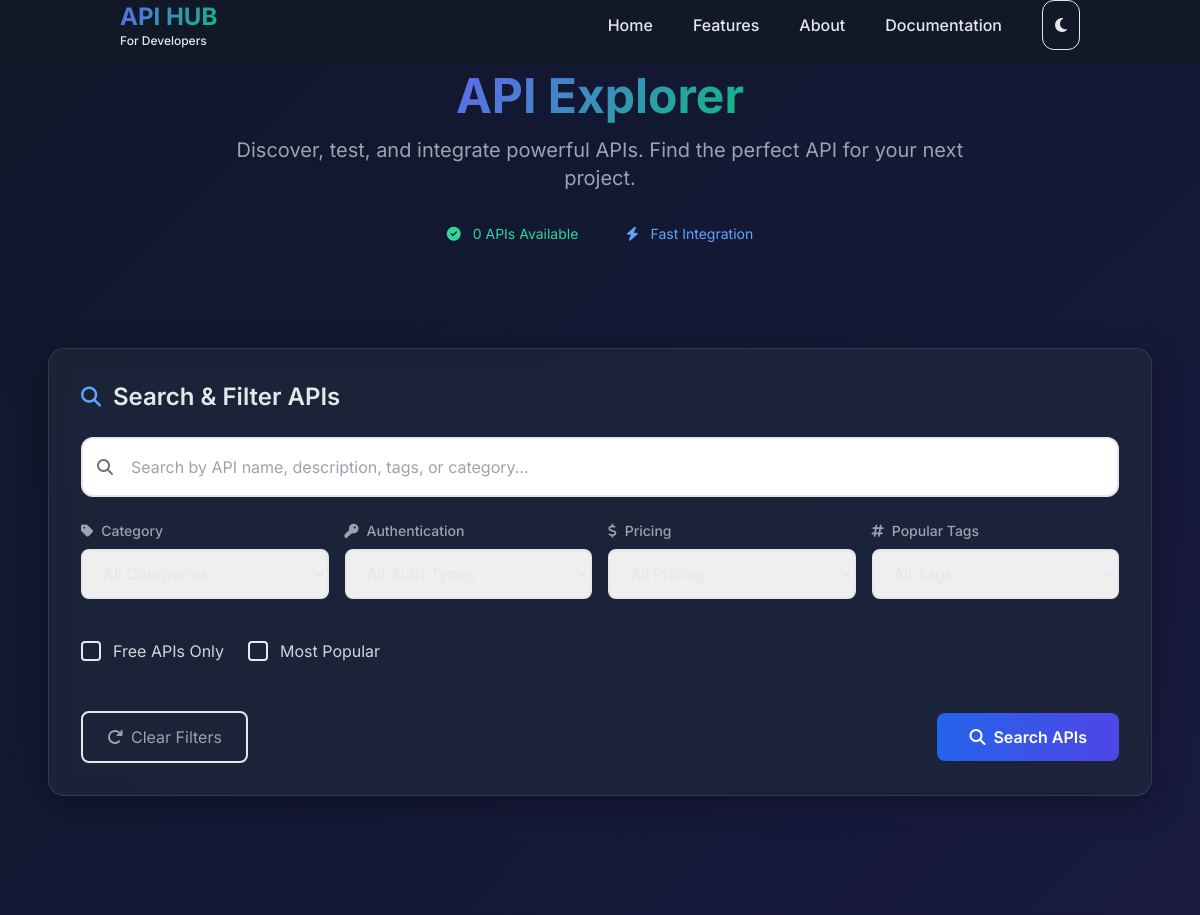
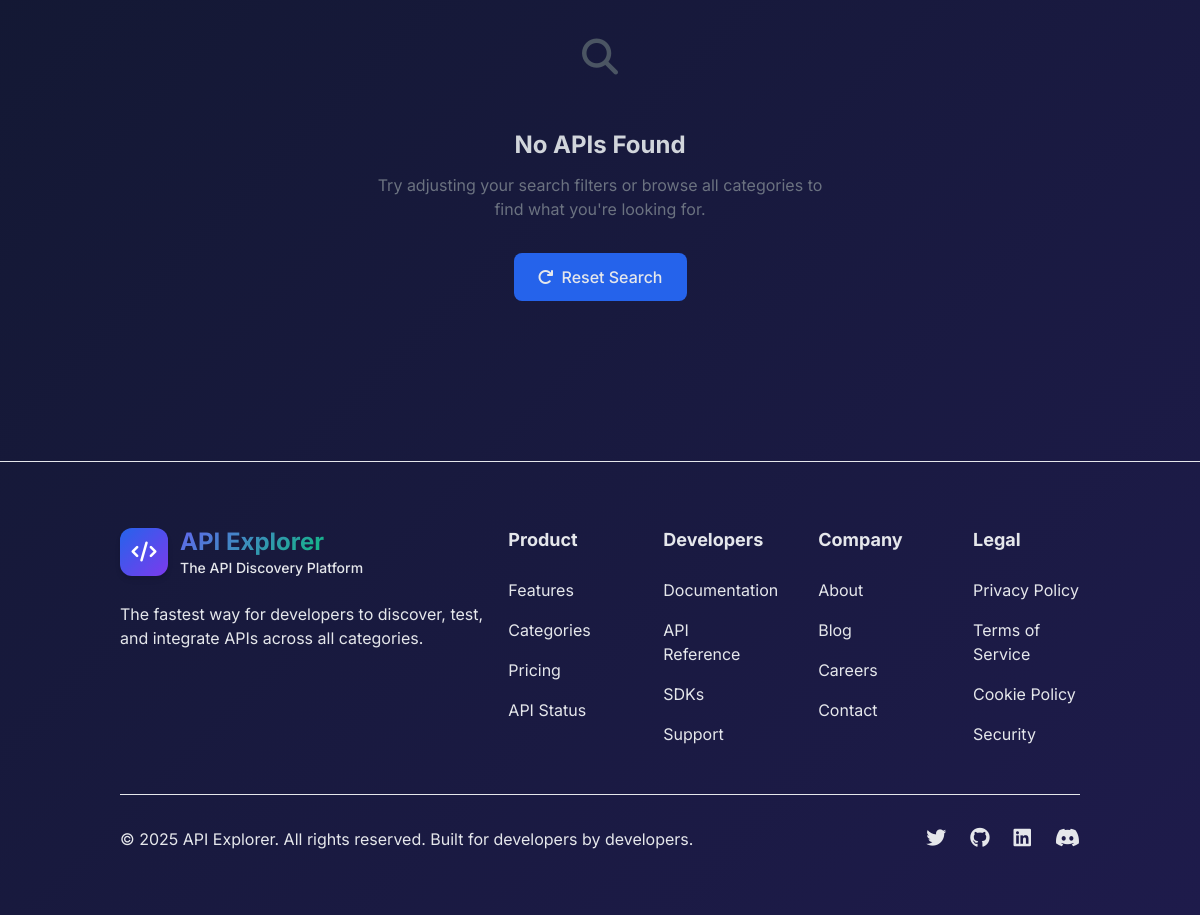
Before: /home/ with the older database file (2 pictures, top to bottom).
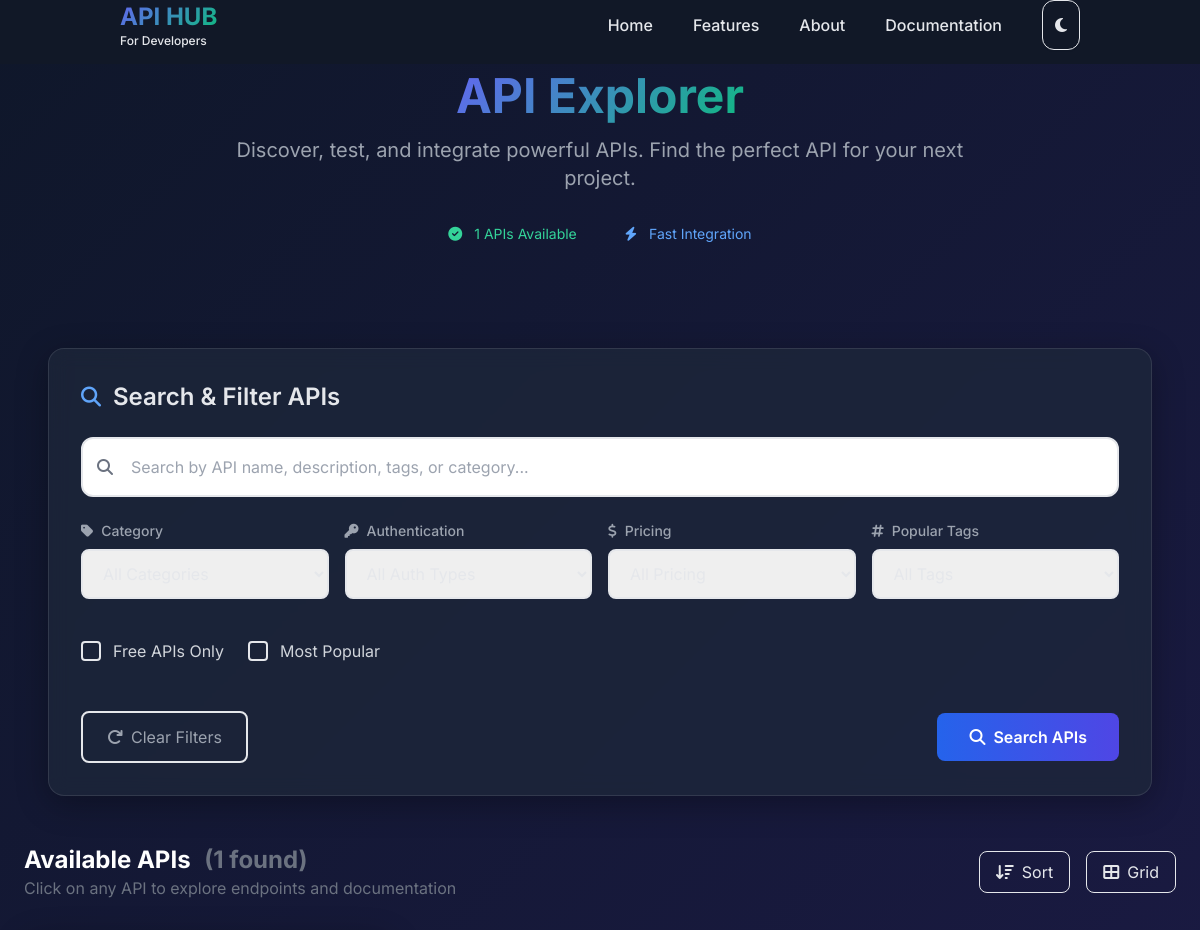
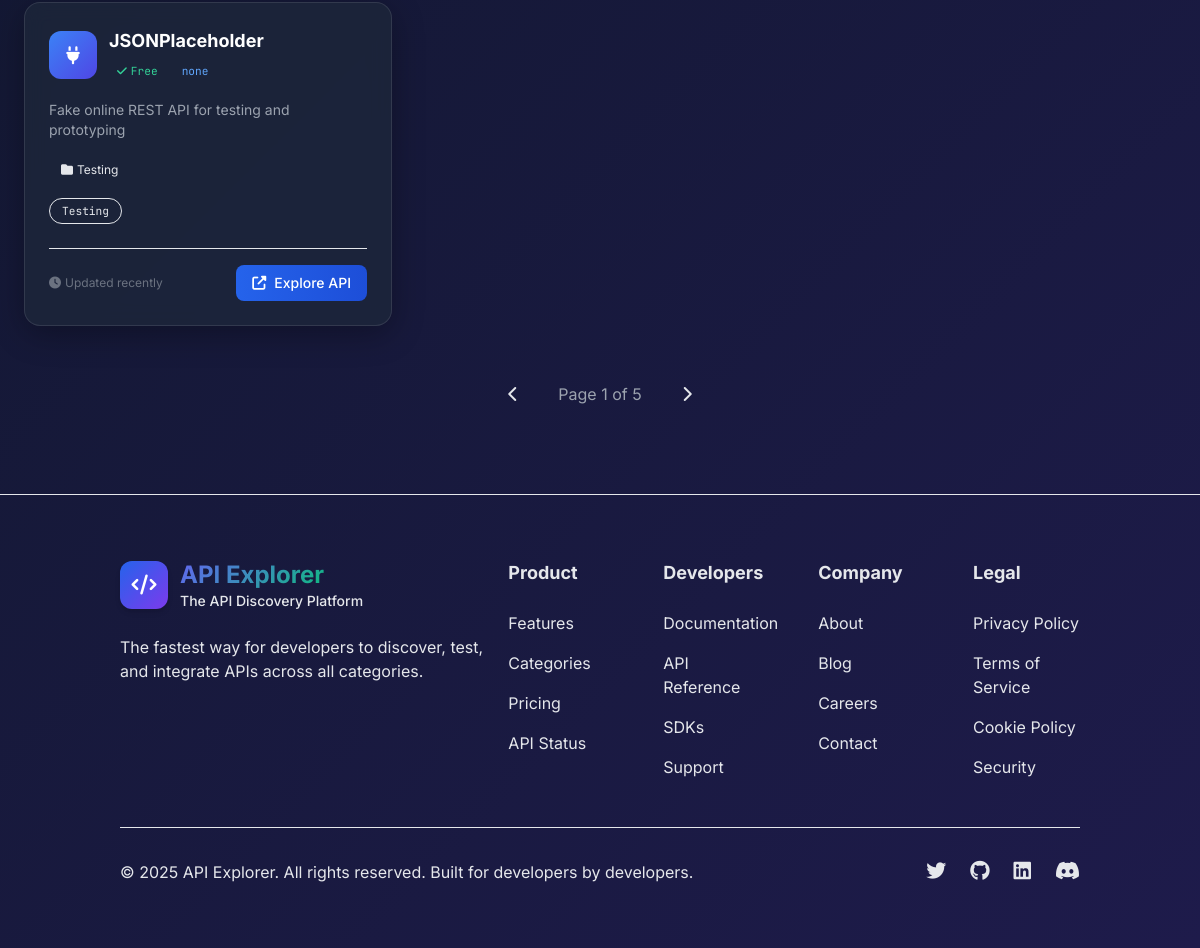
After: the same page with the newer database file (2 pictures, top to bottom).
### api/models.py (models this page shows, shortened)
class PublicAPI(models.Model):
    id = models.AutoField(primary_key=True)
    name = models.CharField(max_length=150)
    slug = models.SlugField(unique=True)
    category = models.ForeignKey(
        Category,
        on_delete=models.CASCADE,
        related_name='apis'
    )
    tags = models.ManyToManyField(
        Tag,
        related_name='apis'
    )
    auth = models.CharField(
        max_length=30,
        choices=AUTH_CHOICES,
        default='none'
    )
    meta_description = models.CharField(max_length=160)
    api_url = models.URLField()
    document_url = models.URLField()
    https_support = models.BooleanField(default=False)
    cors = models.BooleanField(default=False)
    auth_header = models.BooleanField(default=False)
    auth_query_param = models.BooleanField(default=False)
    auth_basic_auth = models.BooleanField(default=False)
    auth_cookie = models.BooleanField(default=False)
    auth_digest = models.BooleanField(default=False)
    is_free = models.BooleanField(default=False)
    description = models.TextField()
    created_at = models.DateTimeField(auto_now_add=True)
    updated_at = models.DateTimeField(auto_now=True)

class Category(models.Model):
    id = models.AutoField(primary_key=True)
    name = models.CharField(max_length=20)
    slug = models.SlugField(unique=True)

class Tag(models.Model):
    id = models.AutoField(primary_key=True)
    name = models.CharField(max_length=20)
    slug = models.SlugField(unique=True)

### api/views.py (the view, shortened to what this page needs)
# urls.py: path('home/', home, name='home'),
def home(request):
    apis = PublicAPI.objects.all().select_related('category').prefetch_related('tags')
    categories = Category.objects.annotate(api_count=Count('apis')).order_by('-api_count')
    trending_apis = apis.order_by('-created_at')[:6]
    query = request.GET.get('q', '')
    category_slug = request.GET.get('category')
    if category_slug:
        apis = apis.filter(category__slug=category_slug)
    auth_type = request.GET.get('auth')
    if auth_type:
        apis = apis.filter(auth=auth_type)
    if request.GET.get('is_free') == '1':
        apis = apis.filter(is_free=True)
    sort_by = request.GET.get('sort', 'created_at')
    if sort_by == 'name':
        apis = apis.order_by('name')
    elif sort_by == 'free':
        apis = apis.order_by('-is_free', 'name')
    else:
        apis = apis.order_by('-created_at')
    paginator = Paginator(apis, 12)
    page_number = request.GET.get('page')
    page_obj = paginator.get_page(page_number)
    context = {
        'apis': page_obj,
        'categories': categories,
        'trending_apis': trending_apis,
        'query': query,
        'total_apis': apis.count(),
        'category_slug': category_slug,
        'auth_type': auth_type,
        'page_obj': page_obj,
    }
    return render(request, 'screen/home.html', context)

### templates/screen/home.html (shortened to what this page needs)
{% load static %}
<!DOCTYPE html>
<html lang="en">
<head>
    <link href="https://cdn.jsdelivr.net/npm/tailwindcss@2.2.19/dist/tailwind.min.css" rel="stylesheet">
    <link rel="stylesheet" href="https://cdnjs.cloudflare.com/ajax/libs/font-awesome/6.4.0/css/all.min.css">
</head>
<body class="min-h-screen text-gray-200">
{% include 'component/login/after_login.html' %}
<section class="max-w-7xl mx-auto px-6 py-12 mt-6">
    <div class="text-center mb-12">
        <h1 class="text-5xl font-bold mb-4">
            <span class="gradient-text">API Explorer</span>
        </h1>
        <p class="text-xl text-gray-400 max-w-3xl mx-auto">
            Discover, test, and integrate powerful APIs. Find the perfect API for your next project.
        </p>
        <div class="mt-6 flex items-center justify-center space-x-4">
            <span class="px-4 py-2 bg-green-900/30 text-green-400 rounded-full text-sm">
                <i class="fas fa-check-circle mr-2"></i> {{ apis|length }} APIs Available
            </span>
            <span class="px-4 py-2 bg-blue-900/30 text-blue-400 rounded-full text-sm">
                <i class="fas fa-bolt mr-2"></i> Fast Integration
            </span>
        </div>
    </div>
</section>
<section class="max-w-6xl mx-auto px-6">
    <div class="glass-card rounded-2xl p-8 mb-12">
        <div class="flex items-center mb-6">
            <i class="fas fa-search text-blue-400 text-xl mr-3"></i>
            <h2 class="text-2xl font-semibold">Search & Filter APIs</h2>
        </div>
        <form method="GET" class="space-y-6">
            <div class="relative">
                <div class="absolute inset-y-0 left-0 pl-4 flex items-center pointer-events-none">
                </div>
                <input
                    type="text"
                    name="q"
                    value="{{ query }}"
                    placeholder="Search by API name, description, tags, or category..."
                    class="w-full pl-12 pr-4 py-4 rounded-xl bg-slate-900/80 border-2 border-slate-700 focus:outline-none focus:border-blue-500 focus:ring-2 focus:ring-blue-500/30 transition-all"
                >
            </div>
            <div class="grid grid-cols-1 md:grid-cols-4 gap-4">
                <div>
                    <label class="block text-sm font-medium text-gray-400 mb-2">
                        <i class="fas fa-tag mr-2"></i>Category
                    </label>
                    <select name="category"
                        class="w-full px-4 py-3 rounded-lg bg-slate-900/80 border-2 border-slate-700 focus:border-blue-500 focus:outline-none">
                        <option value="">All Categories</option>
                    </select>
                </div>
                <div>
                    <label class="block text-sm font-medium text-gray-400 mb-2">
                        <i class="fas fa-key mr-2"></i>Authentication
                    </label>
                    <select name="auth"
                        class="w-full px-4 py-3 rounded-lg bg-slate-900/80 border-2 border-slate-700 focus:border-blue-500 focus:outline-none">
                        <option value="">All Auth Types</option>
                    </select>
                </div>
                <div>
                    <label class="block text-sm font-medium text-gray-400 mb-2">
                        <i class="fas fa-dollar-sign mr-2"></i>Pricing
                    </label>
                    <select name="pricing"
                        class="w-full px-4 py-3 rounded-lg bg-slate-900/80 border-2 border-slate-700 focus:border-blue-500 focus:outline-none">
                        <option value="">All Pricing</option>
                    </select>
                </div>
                <div>
                    <label class="block text-sm font-medium text-gray-400 mb-2">
                        <i class="fas fa-hashtag mr-2"></i>Popular Tags
                    </label>
                    <select name="tag"
                        class="w-full px-4 py-3 rounded-lg bg-slate-900/80 border-2 border-slate-700 focus:border-blue-500 focus:outline-none">
                        <option value="">All Tags</option>
                    </select>
                </div>
            </div>
            <div class="flex flex-wrap items-center gap-6 pt-4">
                <label class="flex items-center space-x-3 cursor-pointer group">
                    <div class="relative">
                        <div class="w-5 h-5 bg-slate-800 border-2 border-slate-600 rounded peer-checked:bg-blue-600 peer-checked:border-blue-600 transition">
                        </div>
                    </div>
                    <span class="text-gray-300 group-hover:text-white transition">Free APIs Only</span>
                </label>
                <label class="flex items-center space-x-3 cursor-pointer group">
                    <div class="relative">
                        <div class="w-5 h-5 bg-slate-800 border-2 border-slate-600 rounded peer-checked:bg-green-600 peer-checked:border-green-600 transition">
                        </div>
                    </div>
                    <span class="text-gray-300 group-hover:text-white transition">Most Popular</span>
                </label>
            </div>
            <div class="flex items-center justify-between pt-6">
                <button type="reset"
                    class="px-6 py-3 rounded-lg border-2 border-slate-700 hover:border-slate-500 text-gray-400 hover:text-white transition">
                    <i class="fas fa-redo mr-2"></i>Clear Filters
                </button>
                <button type="submit"
                    class="px-8 py-3 bg-gradient-to-r from-blue-600 to-indigo-600 hover:from-blue-700 hover:to-indigo-700 rounded-lg font-semibold text-white transition-all transform hover:scale-105">
                    <i class="fas fa-search mr-2"></i>Search APIs
                </button>
            </div>
        </form>
    </div>
</section>
<section class="max-w-7xl mx-auto px-6 pb-20">
    {% if apis %}
        <div class="flex items-center justify-between mb-8">
            <div>
                <h2 class="text-2xl font-bold">
                    <span class="text-white">Available APIs</span>
                    <span class="text-gray-500 ml-2">({{ apis|length }} found)</span>
                </h2>
                <p class="text-gray-500">Click on any API to explore endpoints and documentation</p>
            </div>
            <div class="flex items-center space-x-4">
                <button class="px-4 py-2 border border-slate-700 rounded-lg hover:bg-slate-800 transition">
                    <i class="fas fa-sort-amount-down mr-2"></i>Sort
                </button>
                <button class="px-4 py-2 border border-slate-700 rounded-lg hover:bg-slate-800 transition">
                    <i class="fas fa-th-large mr-2"></i>Grid
                </button>
            </div>
        </div>
        <div class="grid grid-cols-1 md:grid-cols-2 lg:grid-cols-3 gap-6">
            {% for api in apis %}
            <div class="api-card glass-card rounded-2xl p-6 border-2 border-slate-800 hover:border-blue-500/50">
                <div class="flex items-start justify-between mb-4">
                    <div class="flex items-center space-x-3">
                        <div class="w-12 h-12 bg-gradient-to-br from-blue-500 to-indigo-600 rounded-xl flex items-center justify-center">
                            <i class="fas fa-plug text-white text-lg"></i>
                        </div>
                        <div>
                            <h3 class="text-lg font-bold text-white truncate max-w-[200px]">{{ api.name }}</h3>
                            <div class="flex items-center space-x-2 mt-1">
                                {% if api.is_free %}
                                <span class="badge bg-green-900/30 text-green-400 px-2 py-1 rounded">
                                    <i class="fas fa-check mr-1"></i>Free
                                </span>
                                {% endif %}
                                <span class="badge bg-blue-900/30 text-blue-400 px-2 py-1 rounded">
                                    {{ api.auth|default:"No Auth" }}
                                </span>
                            </div>
                        </div>
                    </div>
                </div>
                <p class="text-gray-400 text-sm mb-4 line-clamp-3">{{ api.description|truncatechars:120 }}</p>
                {% if api.category %}
                <div class="mb-4">
                    <span class="category-chip inline-block px-3 py-1 bg-slate-800/50 text-slate-300 rounded-full text-xs">
                        <i class="fas fa-folder mr-1"></i>{{ api.category.name }}
                    </span>
                </div>
                {% endif %}
                <div class="flex flex-wrap gap-2 mb-6">
                    {% for tag in api.tags.all|slice:":3" %}
                    <span class="badge bg-slate-800/50 text-slate-400 px-3 py-1 rounded-full text-xs border border-slate-700">
                        {{ tag.name }}
                    </span>
                    {% endfor %}
                </div>
                <div class="flex items-center justify-between pt-4 border-t border-slate-800">
                    <div class="flex items-center space-x-2 text-xs text-gray-500">
                        <span><i class="fas fa-clock mr-1"></i>Updated recently</span>
                    </div>
                    <a href="{% url 'api:api_show' api.slug %}"
                       class="px-4 py-2 bg-gradient-to-r from-blue-600 to-blue-700 hover:from-blue-700 hover:to-blue-800 text-white rounded-lg text-sm font-medium transition-all transform hover:scale-105 inline-flex items-center">
                        <i class="fas fa-external-link-alt mr-2"></i>Explore API
                    </a>
                </div>
            </div>
            {% endfor %}
        </div>
        <div class="mt-12 flex items-center justify-center">
            <div class="flex items-center space-x-2">
                <button class="px-4 py-2 bg-slate-800 rounded-lg hover:bg-slate-700 transition">
                    <i class="fas fa-chevron-left"></i>
                </button>
                <span class="px-4 py-2 text-gray-400">Page 1 of 5</span>
                <button class="px-4 py-2 bg-slate-800 rounded-lg hover:bg-slate-700 transition">
                    <i class="fas fa-chevron-right"></i>
                </button>
            </div>
        </div>
    {% else %}
        <div class="text-center py-20">
            <div class="w-24 h-24 mx-auto mb-6 bg-slate-900/50 rounded-full flex items-center justify-center">
                <i class="fas fa-search text-4xl text-gray-600"></i>
            </div>
            <h3 class="text-2xl font-bold text-gray-300 mb-3">No APIs Found</h3>
            <p class="text-gray-500 max-w-md mx-auto mb-8">
                Try adjusting your search filters or browse all categories to find what you're looking for.
            </p>
            <a href="{% url 'api:api_list' %}"
               class="inline-flex items-center px-6 py-3 bg-blue-600 hover:bg-blue-700 rounded-lg font-medium transition">
                <i class="fas fa-redo mr-2"></i>Reset Search
            </a>
        </div>
    {% endif %}
</section>
{% include 'component/footer.html' %}
</body>
</html>

Changed rows visible on the page:
added PublicAPI: name "JSONPlaceholder", is_free True (drawn), auth "none", description "Fake online REST API for testing and prototyping", category.name "Testing"
added Tag: name "Testing"
Other visible differences:
{{ apis|length }}: "0" → "1"
{{ apis|length }}: (not shown) → "1"
text no longer shown: "No APIs Found Try adjusting your search filters or browse all categories to find what you're looking for. Reset Search"
text now shown: "Available APIs ( found) Click on any API to explore endpoints and documentation Sort Grid Page 1 of 5"
